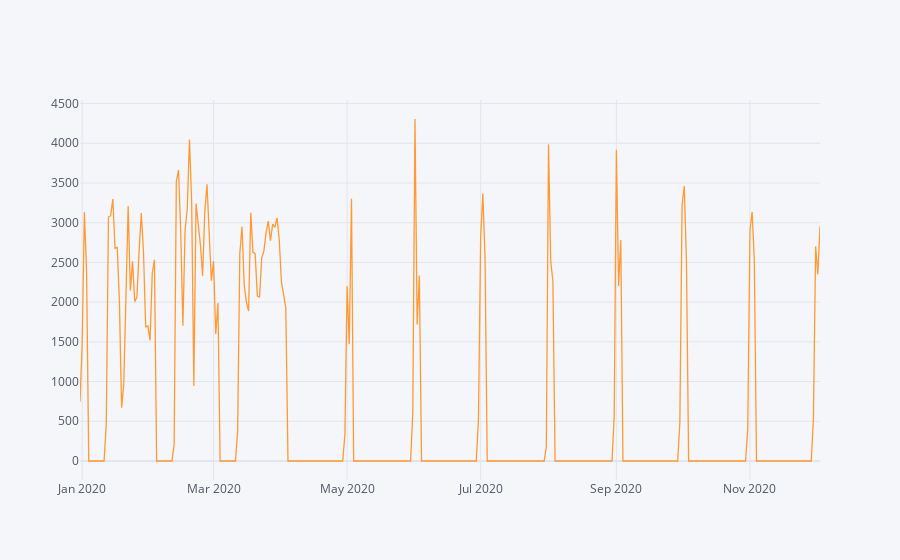

Notebook cell for this chart:
### Code cell
missing_dates.groupby('date')['value'].sum().iplot()

### Figure 1 — Plotly figure (JSON) as saved in the notebook; plotly's stock layout.template omitted (floating-point values rounded to 4 significant figures; data arrays with more than 128 entries replaced by an {"elided": "..."} marker saying what was removed)
{"data": [{"line": {"color": "rgba(255, 153, 51, 1.0)", "dash": "solid", "shape": "linear", "width": 1.3}, "mode": "lines", "name": "value", "text": "", "type": "scatter", "x": {"elided": "339 str values"}, "y": {"elided": "339 float values"}}], "layout": {"legend": {"bgcolor": "#F5F6F9", "font": {"color": "#4D5663"}}, "paper_bgcolor": "#F5F6F9", "plot_bgcolor": "#F5F6F9", "title": {"font": {"color": "#4D5663"}}, "xaxis": {"gridcolor": "#E1E5ED", "showgrid": true, "tickfont": {"color": "#4D5663"}, "title": {"font": {"color": "#4D5663"}, "text": ""}, "zerolinecolor": "#E1E5ED"}, "yaxis": {"gridcolor": "#E1E5ED", "showgrid": true, "tickfont": {"color": "#4D5663"}, "title": {"font": {"color": "#4D5663"}, "text": ""}, "zerolinecolor": "#E1E5ED"}}}
